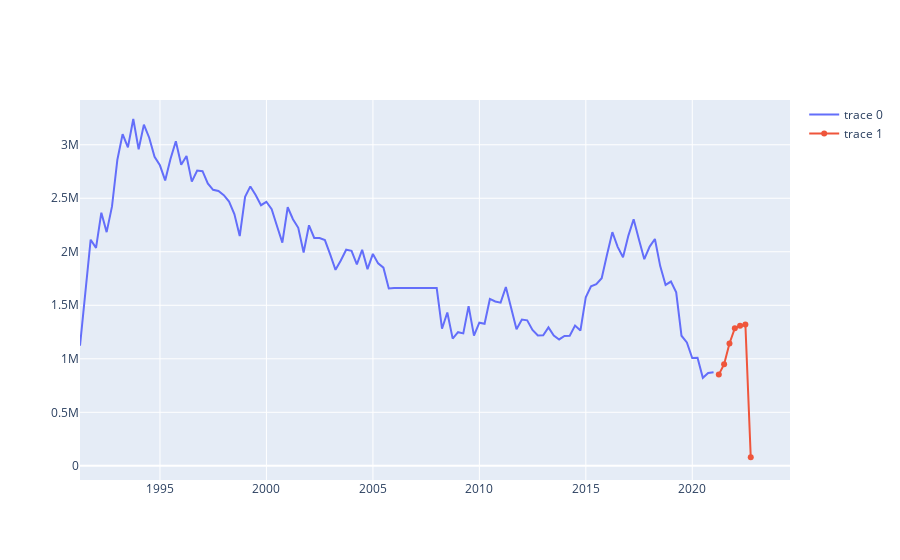

The notebook cell saved with this chart:
### Code cell
# the can be deleted if differencing works

cutoff = '2020-12-31'

def mean_absolute_percentage_error(true_values, predicted_values):
    """
    Calculate the mean absolute percentage error. 
    Find the prediction error and divide by the true value, then average.
    """
    
    error = true_values - predicted_values
    absolute_percentage_error = np.abs(error/true_values)
    mape = absolute_percentage_error.mean() * 100
    
    return mape


predict_df = local.copy(deep=True)
predict_df.set_index('date',inplace=True)
first_day = predict_df.index.min()
last_day = predict_df.index.max()
full_range = pd.date_range(start=first_day, end=last_day, freq="Q")
predict_df = predict_df.reindex(full_range)
predict_df.fillna(method='ffill',inplace=True)

train = predict_df.loc[predict_df.index <= cutoff].dropna()
test = predict_df.loc[predict_df.index > cutoff]

# px.scatter(train)
# px.scatter(test)

fig = go.Figure()
fig.add_trace(go.Scatter(x=list(train.index), y = train[f'{drug} RXs']))
fig.add_trace(go.Scatter(x=list(test.index), y = test[f'{drug} RXs']))
fig.show()

plt.figure(figsize=(15, 5))
plot_pacf(local[f"{drug} RXs"].dropna(), lags=24, ax=plt.gca(), method='ywm')
plt.xlabel('Lag')
plt.ylabel('Partial AC')
plt.show()

p_param = 3

model = SARIMAX(train, order=(p_param, 0, 0), trend="c")
model_fit = model.fit(disp=0)

model_fit.summary()

predictions = model_fit.predict(start=0, end=len(train)+len(test)-1)

fig = go.Figure()
fig.add_trace(go.Scatter(x=list(train.index), y = train[f'{drug} RXs']))
fig.add_trace(go.Scatter(x=list(test.index), y = test[f'{drug} RXs']))
fig.add_trace(go.Scatter(x=list(predictions.index), y = predictions))
fig.update_xaxes(rangeslider_visible=True)
fig.show()



# predictions = model_fit.predict(start=0, end=len(train)+len(test)-1)

# # print(f"Prediction by the model: {predictions[current_idx]}\n")

# fig = go.Figure()
# fig.add_trace(go.Scatter(x=train.index, y=train, mode='lines', name="Train"))
# fig.add_trace(go.Scatter(x=test.index, y=test, mode='lines', name="Test"))
# fig.add_trace(go.Scatter(x=predictions.index, y=predictions, mode='lines', name="Predictions"))
# fig.update_xaxes(rangeslider_visible=True)
# fig.update_layout(
#     yaxis_title="Difference (billions)", 
#     xaxis_title="Date",
#     title="Change in Revenue Passenger Miles over Prior Year"
# )
# fig.show()

train_mape = mean_absolute_percentage_error(train[f'{drug} RXs'], predictions[train.index])
test_mape = mean_absolute_percentage_error(test[f'{drug} RXs'], predictions[test.index])

print(f"Train MAPE on the difference: {round(train_mape, 2)}%")
print(f"Test MAPE on the difference: {round(test_mape, 2)}%")

### Figure 1 — Plotly figure (JSON) as saved in the notebook; plotly's stock layout.template omitted (floating-point values rounded to 4 significant figures)
{"data": [{"type": "scatter", "x": ["1991-03-31T00:00:00", "1991-06-30T00:00:00", "1991-09-30T00:00:00", "1991-12-31T00:00:00", "1992-03-31T00:00:00", "1992-06-30T00:00:00", "1992-09-30T00:00:00", "1992-12-31T00:00:00", "1993-03-31T00:00:00", "1993-06-30T00:00:00", "1993-09-30T00:00:00", "1993-12-31T00:00:00", "1994-03-31T00:00:00", "1994-06-30T00:00:00", "1994-09-30T00:00:00", "1994-12-31T00:00:00", "1995-03-31T00:00:00", "1995-06-30T00:00:00", "1995-09-30T00:00:00", "1995-12-31T00:00:00", "1996-03-31T00:00:00", "1996-06-30T00:00:00", "1996-09-30T00:00:00", "1996-12-31T00:00:00", "1997-03-31T00:00:00", "1997-06-30T00:00:00", "1997-09-30T00:00:00", "1997-12-31T00:00:00", "1998-03-31T00:00:00", "1998-06-30T00:00:00", "1998-09-30T00:00:00", "1998-12-31T00:00:00", "1999-03-31T00:00:00", "1999-06-30T00:00:00", "1999-09-30T00:00:00", "1999-12-31T00:00:00", "2000-03-31T00:00:00", "2000-06-30T00:00:00", "2000-09-30T00:00:00", "2000-12-31T00:00:00", "2001-03-31T00:00:00", "2001-06-30T00:00:00", "2001-09-30T00:00:00", "2001-12-31T00:00:00", "2002-03-31T00:00:00", "2002-06-30T00:00:00", "2002-09-30T00:00:00", "2002-12-31T00:00:00", "2003-03-31T00:00:00", "2003-06-30T00:00:00", "2003-09-30T00:00:00", "2003-12-31T00:00:00", "2004-03-31T00:00:00", "2004-06-30T00:00:00", "2004-09-30T00:00:00", "2004-12-31T00:00:00", "2005-03-31T00:00:00", "2005-06-30T00:00:00", "2005-09-30T00:00:00", "2005-12-31T00:00:00", "2006-03-31T00:00:00", "2006-06-30T00:00:00", "2006-09-30T00:00:00", "2006-12-31T00:00:00", "2007-03-31T00:00:00", "2007-06-30T00:00:00", "2007-09-30T00:00:00", "2007-12-31T00:00:00", "2008-03-31T00:00:00", "2008-06-30T00:00:00", "2008-09-30T00:00:00", "2008-12-31T00:00:00", "2009-03-31T00:00:00", "2009-06-30T00:00:00", "2009-09-30T00:00:00", "2009-12-31T00:00:00", "2010-03-31T00:00:00", "2010-06-30T00:00:00", "2010-09-30T00:00:00", "2010-12-31T00:00:00", "2011-03-31T00:00:00", "2011-06-30T00:00:00", "2011-09-30T00:00:00", "2011-12-31T00:00:00", "2012-03-31T00:00:00", "2012-06-30T00:00:00", "2012-09-30T00:00:00", "2012-12-31T00:00:00", "2013-03-31T00:00:00", "2013-06-30T00:00:00", "2013-09-30T00:00:00", "2013-12-31T00:00:00", "2014-03-31T00:00:00", "2014-06-30T00:00:00", "2014-09-30T00:00:00", "2014-12-31T00:00:00", "2015-03-31T00:00:00", "2015-06-30T00:00:00", "2015-09-30T00:00:00", "2015-12-31T00:00:00", "2016-03-31T00:00:00", "2016-06-30T00:00:00", "2016-09-30T00:00:00", "2016-12-31T00:00:00", "2017-03-31T00:00:00", "2017-06-30T00:00:00", "2017-09-30T00:00:00", "2017-12-31T00:00:00", "2018-03-31T00:00:00", "2018-06-30T00:00:00", "2018-09-30T00:00:00", "2018-12-31T00:00:00", "2019-03-31T00:00:00", "2019-06-30T00:00:00", "2019-09-30T00:00:00", "2019-12-31T00:00:00", "2020-03-31T00:00:00", "2020-06-30T00:00:00", "2020-09-30T00:00:00", "2020-12-31T00:00:00"], "y": [1122881, 1599349, 2112945, 2036275, 2365155, 2183680, 2423762, 2860537, 3099108, 2975405, 3240637, 2957310, 3188093, 3065754, 2888117, 2807997, 2666426, 2866262, 3032499, 2813642, 2894941, 2655143, 2758416, 2753532, 2638070, 2579166, 2567696, 2528800, 2468946, 2352947, 2146990, 2513993, 2610817, 2530223, 2435158, 2467088, 2398028, 2241372, 2085371, 2416031, 2304044, 2223685, 1993258, 2247678, 2129120, 2128612, 2108770, 1973306, 1831377, 1918527, 2019518, 2009372, 1882254, 2018300, 1837844, 1979890, 1891666, 1851266, 1657167, 1660780, 1660780, 1660780, 1660780, 1660780, 1660780, 1660780, 1660780, 1660780, 1280925, 1432406, 1188852, 1248690, 1237672, 1491728, 1216807, 1337108, 1327546, 1559447, 1535352, 1524846, 1670217, 1465938, 1276591, 1366940, 1359757, 1270251, 1217761, 1220213, 1293414, 1217933, 1180878, 1213849, 1214955, 1309858, 1263534, 1573765, 1677372, 1697431, 1753450, 1974909, 2182805, 2045946, 1948801, 2151320, 2304242, 2114677, 1930634, 2048772, 2119790, 1865755, 1690173, 1721695, 1620952, 1215583, 1152251, 1006875, 1009542, 822025, 867525, 875219]}, {"type": "scatter", "x": ["2021-03-31T00:00:00", "2021-06-30T00:00:00", "2021-09-30T00:00:00", "2021-12-31T00:00:00", "2022-03-31T00:00:00", "2022-06-30T00:00:00", "2022-09-30T00:00:00"], "y": [852238, 948917, 1143535, 1285744, 1309764, 1320047, 80075]}], "layout": {}}
